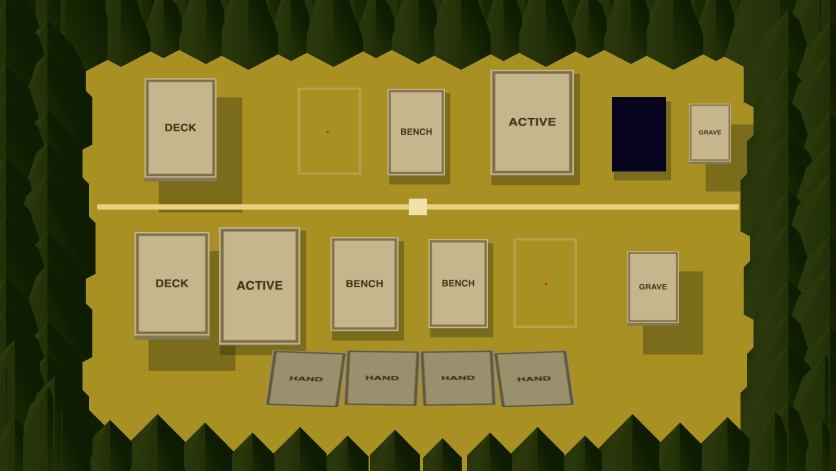
#> input picture tests/visual/bakeoff/raw/candidate-O.png, 1672 x 941 px (shown at 1/2 size); its folder holds 2 pictures in this run
$ python make_bakeoff_packet.py
#> lines starting #> are read from the running program, lines starting #| are printed output that depends on the picture
#!/usr/bin/env python3
"""Assemble the blind camera bake-off packet from raw graybox captures.

Reads tests/visual/bakeoff/raw/candidate-{O,P}.png and their reports, then
writes an anonymized packet (labels A/B, random mapping) to
tests/visual/bakeoff/packet/ and the sealed mapping to
tests/visual/bakeoff/sealed/ (outside the packet). Crops follow the art
bible's camera packet list; detail crops are resized exactly 2x with Lanczos;
the packet index follows tiny-fangs.critic-packet-index.v1 with the sealed
mapping represented only by its commitment row.
"""
import hashlib
import json
import random
import sys
from pathlib import Path

from PIL import Image, ImageDraw

ROOT = Path(__file__).resolve().parent.parent
RAW = ROOT / "tests/visual/bakeoff/raw"
PACKET = ROOT / "tests/visual/bakeoff/packet"
SEALED = ROOT / "tests/visual/bakeoff/sealed"

# (crop id, half-open rect, scale) — field-full stays 1x; detail crops are 2x.
CAMERA_CROPS = [
    ("field-full", (0, 0, 1672, 941), 1),
    ("field-opponent", (232, 112, 1464, 384), 2),
    ("field-divider", (232, 370, 1464, 458), 2),
    ("field-player", (232, 440, 1464, 712), 2),
    ("field-hand", (480, 670, 1200, 925), 2),
    ("field-corner-tl", (0, 0, 320, 240), 2),
    ("field-corner-tr", (1352, 0, 1672, 240), 2),
    ("field-corner-bl", (0, 701, 320, 941), 2),
    ("field-corner-br", (1352, 701, 1672, 941), 2),
    ("field-card-contact", (400, 430, 640, 730), 2),
]

BOARD_ANCHOR_CENTERS = {
    "opp.deck": (361, 264), "opp.bench.a": (655, 264), "opp.bench.b": (833, 264),
    "opp.active": (1065, 252), "opp.set": (1278, 270), "opp.grave": (1420, 270),
    "me.deck": (344, 576), "me.active": (520, 572), "me.bench.a": (729, 570),
    "me.bench.b": (912, 568), "me.set": (1092, 568), "me.grave": (1306, 580),
}
ACTIVE_ENVELOPE = (432, 453, 608, 691)
HAND_ENVELOPE = (528, 683, 1152, 911)


def sha256_file(path: Path) -> str:
    return "sha256:" + hashlib.sha256(path.read_bytes()).hexdigest()


def canonical_json_bytes(obj) -> bytes:
    return json.dumps(obj, sort_keys=True, separators=(",", ":")).encode("utf-8")


def write_json(path: Path, obj) -> None:
    path.write_text(json.dumps(obj, indent=2, sort_keys=True) + "\n")


# [103 lines left out: functions anonymize_report, fiducial_overlay, gap_overlay, is_field_pixel, environment_frame_occupancy, not called in this run]


def main() -> int:
    for candidate in ("O", "P"):
        if not (RAW / f"candidate-{candidate}.png").exists():
            print(f"missing raw capture for {candidate}", file=sys.stderr)
            return 1

    PACKET.mkdir(parents=True, exist_ok=True)
    SEALED.mkdir(parents=True, exist_ok=True)
    for stale in PACKET.glob("**/*"):
        if stale.is_file():
            stale.unlink()

    labels = ["A", "B"]
    random.shuffle(labels)
    mapping = {"O": labels[0], "P": labels[1]}

    mapping_path = SEALED / "mapping.json"
    write_json(mapping_path, {"schema": "tiny-fangs.blind-mapping.v1", "mapping": mapping})
    mapping_commitment = sha256_file(mapping_path)

    rows = []

    def add_row(artifact_id: str, role: str, path: Path) -> None:
        rows.append({
            "artifactId": artifact_id,
            "role": role,
            "path": str(path.relative_to(PACKET)),
            "sha256": sha256_file(path),
            "required": True,
            "status": "present",
        })

    for candidate in ("O", "P"):
        label = mapping[candidate]
        label_dir = PACKET / f"candidate-{label}"
        label_dir.mkdir(parents=True, exist_ok=True)
        image = Image.open(RAW / f"candidate-{candidate}.png").convert("RGB")
#> image is the input picture: PIL image 1672x941 RGB; mean R, G, B 115.1, 107.2, 41.5

        for crop_id, rect, scale in CAMERA_CROPS:
            crop = image.crop(rect)
            if scale != 1:
                crop = crop.resize((crop.width * scale, crop.height * scale), Image.Resampling.LANCZOS)
            out = label_dir / f"{crop_id}.png"
            crop.save(out)
            add_row(f"{label}-{crop_id}", f"section-13.7 camera crop {crop_id}", out)
#> this loop made 10 passes
#> pass 2, in main, `crop = image.crop(rect)`:
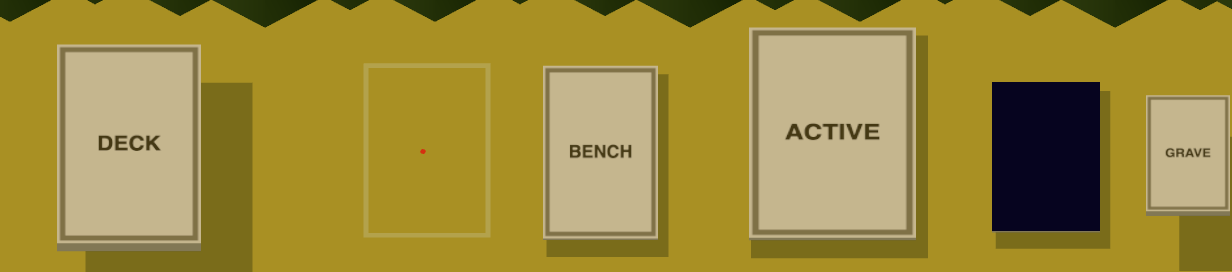
#> crop: PIL image 1232x272 RGB; mean R, G, B 158.2, 139.3, 60.9
#> pass 3, in main, `crop = image.crop(rect)`:
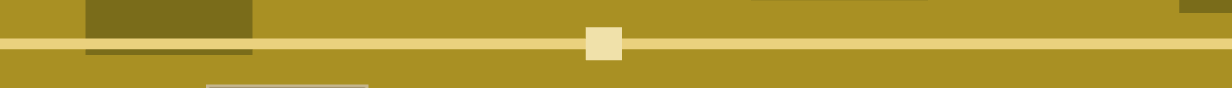
#> crop: PIL image 1232x88 RGB; mean R, G, B 174.1, 150, 47.1
#> after the loop:
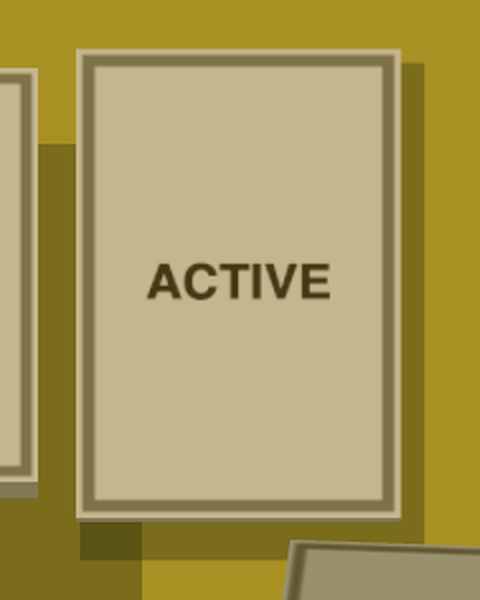
#> crop: PIL image 480x600 RGB; mean R, G, B 169.6, 153, 92

#> (the run stopped early here; a loop or call above may not have finished)
